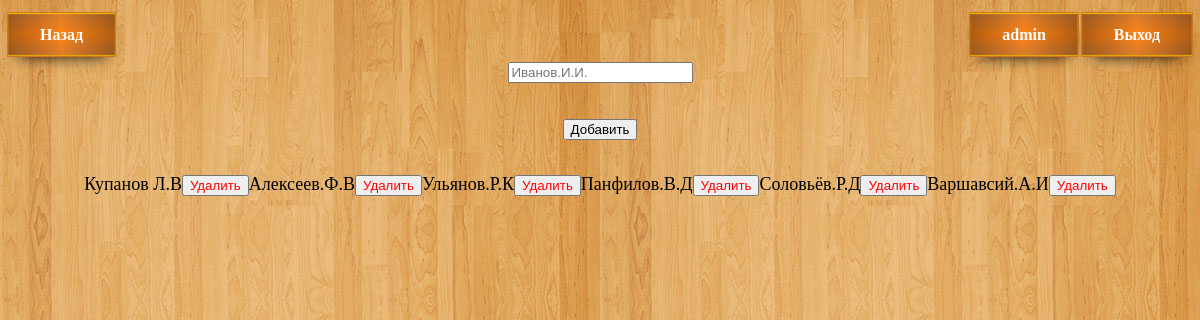
Before: /append_author.php (signed in) with the older database file.
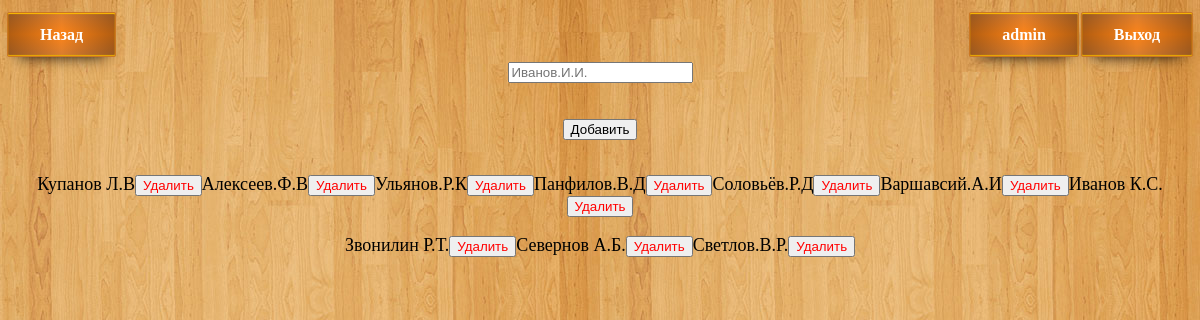
After: the same page with the newer database file.
### tables this page shows
CREATE TABLE IF NOT EXISTS `authors` (
  `id` int(11) NOT NULL AUTO_INCREMENT,
  `name` varchar(255) NOT NULL,
  PRIMARY KEY (`id`)
);

### base.php (called while the page is built, shortened)
<?php
	$host = 'localhost';
	$user = 'root';
	$password = '';
	$db_name = 'lib_444';
	$link = mysqli_connect($host, $user, $password, $db_name);
	function all_authors(){
		global $link;
		$sql = "SELECT * FROM authors";
		$result = $link->query($sql);
		$arr = array();
		if ($result->num_rows > 0) {
			while($row = $result->fetch_assoc()) {
				$arr[] = array("author_id" => $row["id"], "name" => $row["name"]);
			}
		}
		return $arr;
	}
?>

### append_author.php (the view, shortened to what this page needs)
<?php
	require_once "base.php";
?>
<html>
	<head>
		<link rel="stylesheet" href="style.css">
	</head>
	<body>
		<br/>
		<div>
			<div style="float:left;">
				<a class=button href="index.php">Назад</a>
			</div>
			<div style="float:right;">
				<div>
					<a class=button href="profile.php"><?php echo $_SESSION["my_login"]; ?></a>
					<a class=button href="logout.php">Выход</a>
				</div>
			</div>
		</div>
		<div id="append_authors">
			<br/>
			<form align="center" method="POST">
				<input name="author" placeholder="Иванов.И.И."><br/><br/><br/>
				<button type='submit'>Добавить</button><br/><br/>
			</form>
		</div>
		<div width=80% align="center" style="margin: auto">
			<?php
				$all_authors = all_authors();
				$i = 0;
				foreach($all_authors as $row){
					$i += 1;
					echo "<p style='width: 100px;font-size:18px; display: inline;' id=" . $row['author_id'] ."0>" . $row['name'] . "</p><button id='" . $row['author_id'] . "' style='color:red' onclick='del(this.id)'>Удалить </button>";
					if($i % 7 == 0) echo "<br/><br/>";
				}
			?>
		</div>
	</body>
</html>

Changed rows visible on the page:
added authors: name "Иванов К.С."
added authors: name "Звонилин Р.Т."
added authors: name "Севернов А.Б."
added authors: $row['author_id'] 10 (drawn), name "Светлов.В.Р."
